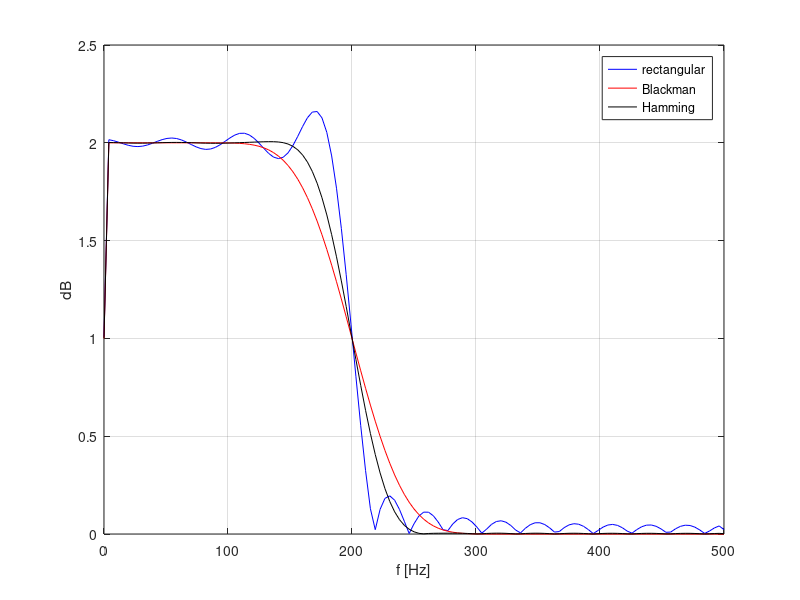

The MATLAB source for this figure:
N = 256; % number of samples
fs = 1000; % Sample frequency in Hz
L = 33; % Filter lengths
fc = 200/fs; % Filter cutoff frequency: 200 Hz

k = -floor(L/2):-1; % Construct k for negative b[k];
b = sin(2*pi*fc*k)./(pi*k); % Construct negative b[k]
b = [b 2*fc, fliplr(b)]; % Rest of b
% Rectangular Window ---------------------------------
H = (abs(fft(b,N)));% Compute H(m). in dB
H = H(1:N/2+1); H(2:end-1) = 2*H(2:end-1); %Get unilateral spectrum

% Blackman Window ------------------------------------
n = -floor(L/2):floor(L/2); % Window vector
w_B = 0.35875 + 0.48829*cos(2*pi*n/L) +...
0.14128*cos(4*pi*n/L) + 0.01168*cos(6*pi*n/L);
b_bh = b.*w_B; % Apply Blackman window
H_bh = (abs(fft(b_bh,N)));% Compute H(m). in dB
%Get unilateral spectrum
H_bh = H_bh(1:N/2+1); H_bh(2:end-1) = 2*H_bh(2:end-1); 

% Hamming Window -------------------------------------
b_hm = b.*hamming(L)'; % Apply Hamming window
H_hm = (abs(fft(b_hm,N)));% Compute H(m). in dB
%Get unilateral spectrum
H_hm = H_hm(1:N/2+1); H_hm(2:end-1) = 2*H_hm(2:end-1);

f = fs*(0:(N/2))/N;  % Frequency vector for plotting

plot(f,H,'b-'); grid on; hold on;
plot(f,H_bh,'r-');plot(f,H_hm,'k-');
legend('rectangular','Blackman', 'Hamming');
ylabel('dB');xlabel('f [Hz]');